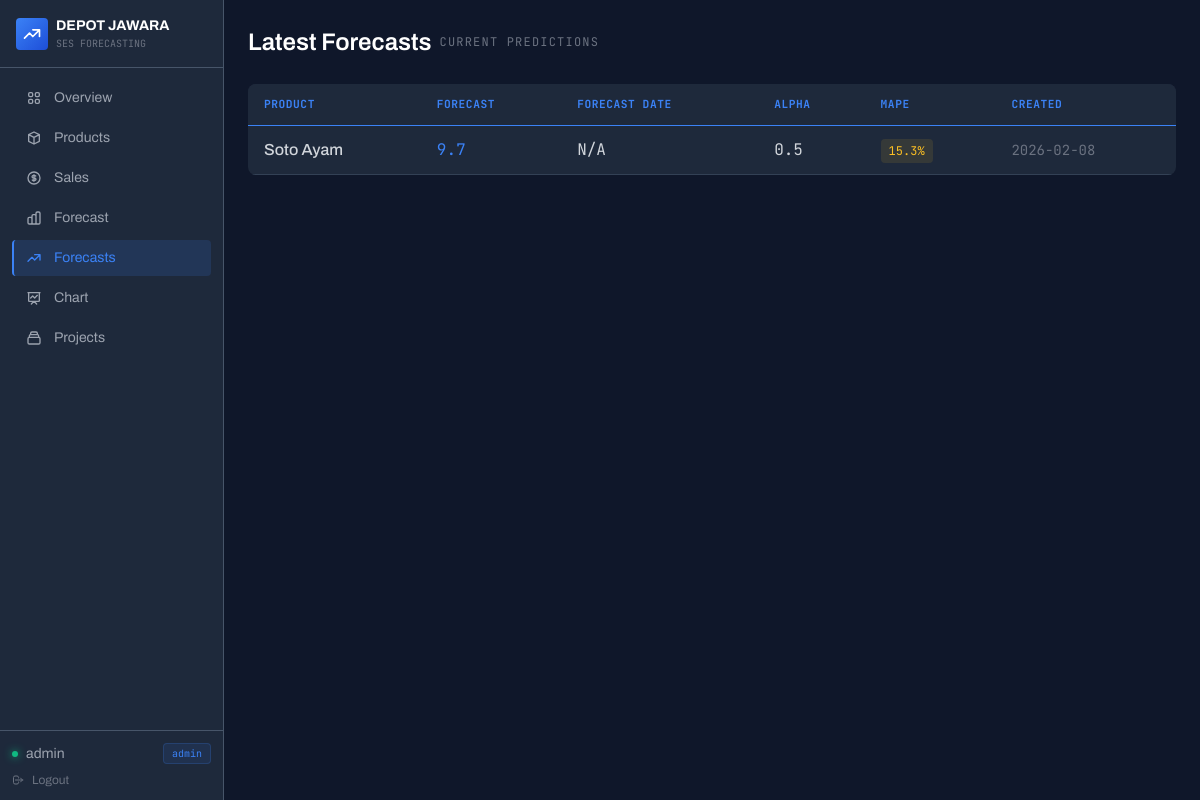
/forecasts (signed in), run on the app's committed database.
### models.py (models this page shows)
class Forecast(Base):
    __tablename__ = "forecasts"
    id = Column(Integer, primary_key=True, index=True)
    project_name = Column(String(100), nullable=True, index=True)
    created_at = Column(DateTime)
    created_by = Column(Integer, ForeignKey("users.id"))
    alpha = Column(Float)
    product_name = Column(String(100))
    next_period_forecast = Column(Float)
    next_period_date = Column(Date, nullable=True)
    mape = Column(Float)
    calculation_steps = Column(JSON)
    created_by_user = relationship("User", back_populates="forecasts")

### main.py (the view)
@app.get("/forecasts")
async def forecasts(request: Request, db: Session = Depends(get_db)):
    if not is_authenticated(request):
        return RedirectResponse(url="/login", status_code=302)
    user = get_session_user(request)
    from repositories.forecast_repository import ForecastRepository
    forecast_repo = ForecastRepository(db)
    return templates.TemplateResponse("forecasts.html", {
        "request": request,
        "user": user,
        "latest_forecasts": forecast_repo.get_latest(),
        "projects": forecast_repo.get_project_summaries(),
        "total_forecasts": forecast_repo.count()
    })

### templates/forecasts.html (shortened to what this page needs)
{% extends "base.html" %}
{% set active_page = 'forecasts' %}
{% block content %}
<div class="section-title">
    <h2>Latest Forecasts</h2>
    <span class="subtitle">CURRENT PREDICTIONS</span>
</div>
<div class="bg-surface rounded-lg overflow-hidden">
    <table class="data-table w-full">
        <thead>
            <tr>
                <th class="px-4 py-3 text-left text-blue-400 font-mono">Product</th>
                <th class="px-4 py-3 text-left text-blue-400 font-mono">Forecast</th>
                <th class="px-4 py-3 text-left text-blue-400 font-mono">Forecast Date</th>
                <th class="px-4 py-3 text-left text-blue-400 font-mono">Alpha</th>
                <th class="px-4 py-3 text-left text-blue-400 font-mono">MAPE</th>
                <th class="px-4 py-3 text-left text-blue-400 font-mono">Created</th>
            </tr>
        </thead>
        <tbody class="text-gray-300">
            {% if latest_forecasts %}
                {% set forecasts = latest_forecasts if latest_forecasts is iterable else [latest_forecasts] %}
                {% for forecast in forecasts %}
                <tr>
                    <td class="px-4 py-3 font-medium">{{ forecast.product_name }}</td>
                    <td class="px-4 py-3 font-mono text-blue-400">{{ '%.1f' | format(forecast.next_period_forecast) }}</td>
                    <td class="px-4 py-3 font-mono">{{ forecast.next_period_date|date_format }}</td>
                    <td class="px-4 py-3 font-mono">{{ forecast.alpha }}</td>
                    <td class="px-4 py-3">
                        <span class="px-2 py-1 rounded text-xs font-mono
                            {% if forecast.mape < 10 %}text-emerald-400 bg-emerald-400/10
                            {% elif forecast.mape < 20 %}text-amber-400 bg-amber-400/10
                            {% else %}text-red-500 bg-red-500/10{% endif %}">
                            {{ '%.1f%%' | format(forecast.mape) }}
                        </span>
                    </td>
                    <td class="px-4 py-3 text-gray-500 font-mono text-sm">{{ forecast.created_at|date_format }}</td>
                </tr>
                {% endfor %}
            {% else %}
                <tr>
                    <td colspan="6" class="px-4 py-8 text-center text-gray-500 font-mono">// No forecasts available</td>
                </tr>
            {% endif %}
        </tbody>
    </table>
</div>
{% endblock %}

### templates/base.html (style rules this page uses)
* { box-sizing: border-box; }
body { background-color: #0f172a; min-height: 100vh; }
.data-table thead th { background: #1e293b; border-bottom: 1px solid #3b82f6; text-transform: uppercase; font-size: 0.7rem; letter-spacing: 0.05em; }
.data-table tbody tr { border-bottom: 1px solid #334155; transition: background 0.15s ease; }

### templates/forecasts.html (style rules this page uses)
.section-title { display: flex; align-items: center; gap: 0.5rem; margin-bottom: 1.5rem; }
.section-title h2 { font-size: 1.5rem; font-weight: 600; color: white; }
.section-title .subtitle { font-size: 0.75rem; color: #6b7280; font-family: 'JetBrains Mono', monospace; letter-spacing: 0.1em; }

### data on the page
Forecast: product_name "Soto Ayam", next_period_forecast "9.7", next_period_date "N/A", alpha "0.5", mape "15.3%", created_at "2026-02-08"

### other printed values
{{ user.username }} "admin"
{{ user.role }} "admin"
